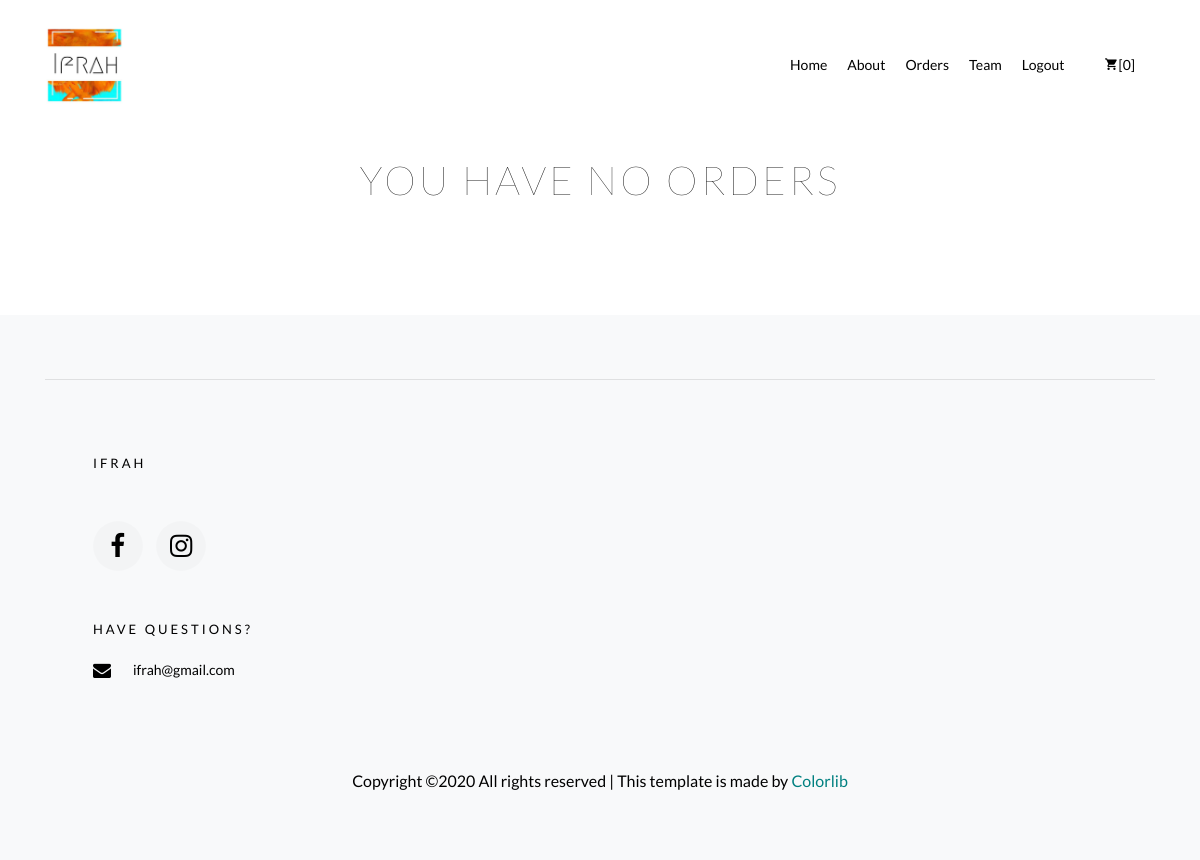
Before: /gallery/viewOrders (signed in) with the older database file.
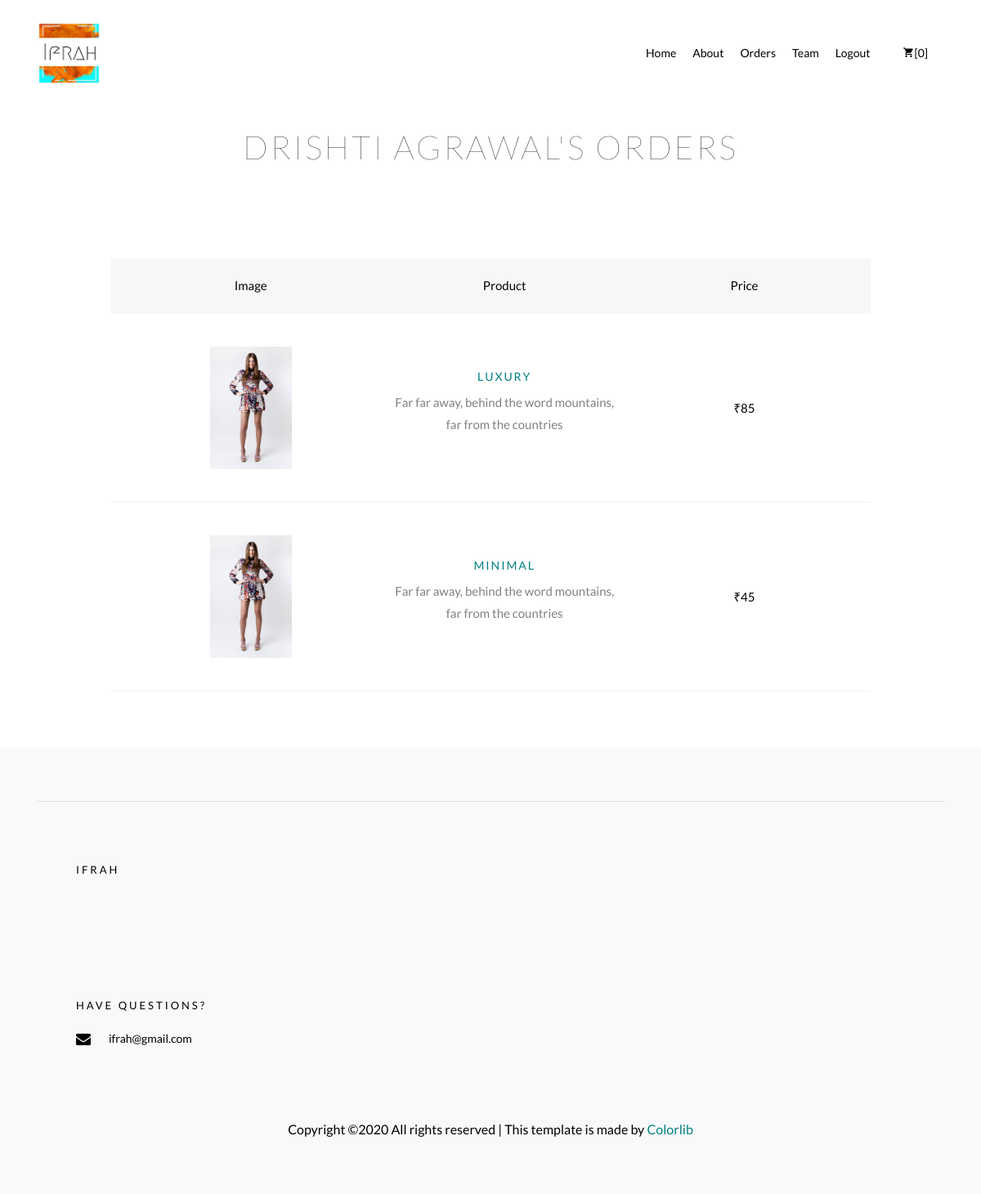
After: the same page with the newer database file.
### Gallery/models.py (models this page shows, shortened)
class Cart(models.Model):
    user = models.OneToOneField(User,on_delete=models.CASCADE)
    paintings =  models.ManyToManyField(Painting,related_name='c_paintings')

class UserProfile(models.Model):
    name = models.CharField(max_length=264)
    address = models.CharField(max_length=528)
    pincode = models.BigIntegerField()
    city = models.CharField(max_length=264)
    email = models.EmailField()
    user = models.OneToOneField(User,on_delete=models.CASCADE)

class Painting(models.Model):
    category = models.CharField(max_length=264)
    artist = models.CharField(max_length=264)
    price = models.IntegerField()
    height = models.IntegerField()
    width = models.IntegerField()
    medium = models.CharField(max_length=264)
    sold = models.BooleanField(default=False)

### Gallery/views.py (the view)
# urls.py: path('viewOrders',views.ViewOrders.as_view(),name='viewOrders'),
class ViewOrders(APIView):
    @method_decorator(login_required)
    def get(self,request):
        user = request.user
        orders = user.orders.all()
        return render(request,'Gallery/viewOrders.html',{'orders':orders})

### Gallery/templates/Gallery/viewOrders.html
{% extends 'Gallery/base.html' %}
{% block content %}
{% if user.orders.all|length != 0 %}
<div style="padding-top:150px;"class="hero-wrap hero-bread" style="background-image: url('images/bg_6.jpg');">
      <div class="container">
        <div class="row no-gutters slider-text align-items-center justify-content-center">
          <div class="col-md-9 ftco-animate text-center">
            <h1 class="mb-0 bread">{{ user.userprofile.name }}'s Orders</h1>
          </div>
        </div>
      </div>
    </div>
		<section style="padding: 0"class="ftco-section ftco-cart">
			<div style="width: 80%"class="container">
				<div class="row">
    			<div class="col-md-12 ftco-animate">
    				<div class="cart-list">
	    				<table class="table">
						    <thead class="thead-primary">
						      <tr class="text-center">
						        <th>Image</th>
						        <th>Product</th>
						        <th>Price</th>
						      </tr>
						    </thead>
						    <tbody>
                  {% for order in orders.all %}
                  {% for painting in order.paintings.all %}
						      <tr class="text-center">
						        <td style="max-width: 50px;" class="image-prod"><div class="img" style="background-image:url(/static/images/product-3.jpg);"></div></td>
						        <td class="product-name">
						        	<h3><a href="{% url 'viewDetails' painting.id %}">{{ painting.category }}</a></h3>
						        	<p>Far far away, behind the word mountains, far from the countries</p>
						        </td>
						        <td class="price">₹{{ painting.price }}</td>
						      </tr>
{% endfor %}
{% endfor %}
						    </tbody>
						  </table>
					  </div>
    			</div>
    		</div>
			</div>
		</section>
    <br>
    <br>
{% else %}
<div style="padding-top:150px;"class="hero-wrap hero-bread" style="background-image: url('images/bg_6.jpg');">
      <div class="container">
        <div class="row no-gutters slider-text align-items-center justify-content-center">
          <div class="col-md-9 ftco-animate text-center">
            <h1 class="mb-0 bread">You have no orders</h1>
          </div>
        </div>
      </div>
    </div>
{% endif %}
{% endblock %}

### Gallery/templates/Gallery/base.html (shortened to what this page needs)
{% load static %}
<!DOCTYPE html>
<html lang="en">
  <head>
    <link rel="stylesheet" href="{% static 'css/open-iconic-bootstrap.min.css' %}" >
    <link rel="stylesheet" href="{% static 'css/animate.css' %}" >
    <link rel="stylesheet" href="{% static 'css/owl.carousel.min.css' %}" >
    <link rel="stylesheet" href="{% static 'css/owl.theme.default.min.css' %}" >
    <link rel="stylesheet" href="{% static 'css/magnific-popup.css' %}" >
    <link rel="stylesheet" href="{% static 'css/aos.css' %}" >
    <link rel="stylesheet" href="{% static 'css/ionicons.min.css' %}" >
    <link rel="stylesheet" href="{% static 'css/bootstrap-datepicker.css' %}" >
    <link rel="stylesheet" href="{% static 'css/jquery.timepicker.css' %}" >
    <link rel="stylesheet" href="{% static 'css/flaticon.css' %}" >
    <link rel="stylesheet" href="{% static 'css/icomoon.css' %}" >
    <link rel="stylesheet" href="{% static 'css/style.css' %}" >
  </head>
  <body>
    <nav style="margin-bottom: 50px;"class="navbar navbar-expand-lg navbar-dark ftco_navbar bg-dark ftco-navbar-light" id="ftco-navbar">
	    <div class="container">
	      <a class="navbar-brand" href="{% url 'home' %}"><img width="80px" height=" 80px"src="{% static 'images/Ifrah.jpeg' %}"></a>
	      <div class="collapse navbar-collapse" id="ftco-nav">
	        <ul class="navbar-nav ml-auto">
	          <li class="nav-item active"><a href="{% url 'home' %}" class="nav-link">Home</a></li>
            <li class="nav-item active"><a href="{% url 'about' %}" class="nav-link">About</a></li>
            <li class="nav-item active"><a href="{% url 'viewOrders' %}" class="nav-link">Orders</a></li>
            <li class="nav-item active"><a href="{% url 'team' %}" class="nav-link">Team</a></li>
            <li class="nav-item active"><a href="{% url 'logout' %}" class="nav-link">Logout</a></li>
	          <li class="nav-item cta cta-colored"><a style="padding-left:20px;border-radius: 20px;" href="{% url 'checkout' %}" class="nav-link"><span class="icon-shopping_cart"></span>[{{ user.cart.paintings.all | length }}]</a></li>
	        </ul>
	      </div>
	    </div>
	  </nav>
    {% block content %}{% endblock content %}
    <footer class="ftco-footer bg-light ftco-section">
        <div class="container">
          <hr>
          <br>
          <br>
          <div class="row mb-5">
            <div class="col-md">
              <div class="ftco-footer-widget mb-4 ml-md-5">
                <h2 class="ftco-heading-2">Ifrah</h2>
                <ul class="ftco-footer-social list-unstyled mt-5">
                  <li class="ftco-animate"><a href="#"><span class="icon-facebook"></span></a></li>
                  <li class="ftco-animate"><a href="#"><span class="icon-instagram"></span></a></li>
                </ul>
                <h2 class="ftco-heading-2">Have Questions?</h2>
              <div class="block-23 mb-3">
                  <ul>
                    <li><a href="#"><span class="icon icon-envelope"></span><span class="text">ifrah@gmail.com</span></a></li>
                  </ul>
                </div>
              </div>
            </div>
          </div>
          <div class="row">
            <div class="col-md-12 text-center">
              <p>
  						  Copyright &copy;<script>document.write(new Date().getFullYear());</script> All rights reserved | This template is made by <a href="https://colorlib.com" target="_blank">Colorlib</a>
  						</p>
            </div>
          </div>
        </div>
      </footer>
    </body>
  </html>

### Ifrah/static/css/icomoon.css (style rules this page uses)
[class^="icon-"], [class*=" icon-"] { font-family: 'icomoon' !important; speak: none; font-style: normal; font-weight: normal; font-variant: normal; text-transform: none; line-height: 1; -webkit-font-smoothing: antialiased; -moz-osx-font-smoothing: grayscale; }
.icon-envelope:before { content: "\f0e0"; }
.icon-shopping_cart:before { content: "\e8cc"; }

Changed rows visible on the page:
now on this page (row edited): Painting: category "LUXURY", price "85"
now on this page (row edited): Painting: category "MINIMAL", price "45"
Other visible differences:
{{ user.userprofile.name }}: (not shown) → "DRISHTI AGRAWAL"
text no longer shown: "YOU HAVE NO ORDERS"
text now shown: "'S ORDERS Image Product Price"
